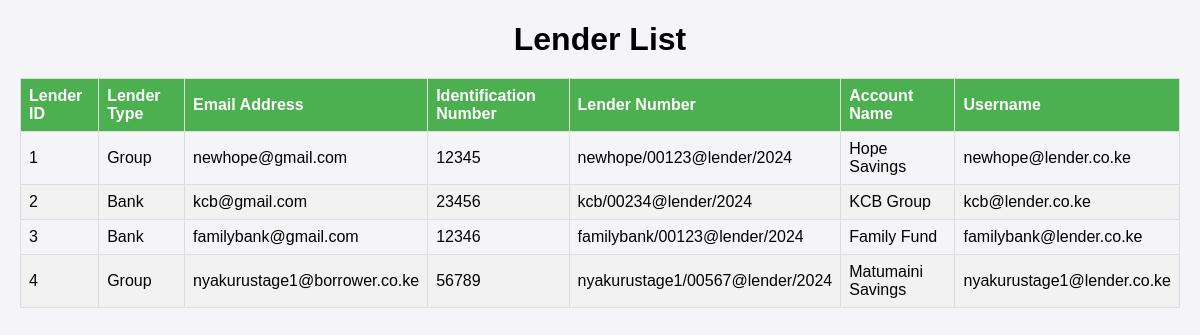
Screenshot of /Linker/lenders/list/ with the database file from the repository.
### lender/models.py (models this page shows, shortened)
class Lender(models.Model):
    lender_id = models.AutoField(primary_key=True, unique=True)
    LENDER_TYPE_CHOICES = [
        ('bank', 'Bank'),
        ('group', 'Group'),
    ]
    lender_type = models.CharField(max_length=20, choices=LENDER_TYPE_CHOICES)
    email_address = models.EmailField(unique=True, max_length=50, help_text="Enter Email Address")
    lender_id_no = models.DecimalField(max_digits=8, decimal_places=0, unique=True, validators=[validate_lender_id],help_text="Enter Identification Number:")
    lender_no = models.CharField(max_length=100, help_text="Enter Lender Number:", blank=True)
    account_no = models.ForeignKey(Account, on_delete=models.CASCADE, help_text="Choose Account Number")
    username = models.CharField(max_length=50, help_text="Enter Username", blank=True)

class Account(models.Model):
    account_no = models.DecimalField(max_digits=50, decimal_places=0, primary_key=True, help_text="Enter Account Number")
    account_name = models.CharField(max_length=100, help_text="Enter Account Name")
    account_bal = models.DecimalField(max_digits=20, decimal_places=2, help_text="Enter Account Balance")
    def __str__(self):
        return self.account_name

### lender/views.py (the view)
# urls.py: path('lenders/list/', LenderListView.as_view(), name='lender-list'),
class LenderListView(ListView):
    model = Lender
    template_name = 'lenders_list.html'  # Specify your template name here
    context_object_name = 'lenders'  # The name of the list in the template context
    def get_queryset(self):
        return Lender.objects.all()

### lender/templates/lenders_list.html (shortened to what this page needs)
<!DOCTYPE html>
<html lang="en">
<head>
</head>
<body>
    <h1>Lender List</h1>
    <table>
        <thead>
            <tr>
                <th>Lender ID</th>
                <th>Lender Type</th>
                <th>Email Address</th>
                <th>Identification Number</th>
                <th>Lender Number</th>
                <th>Account Name</th>
                <th>Username</th>
            </tr>
        </thead>
        <tbody>
            {% for lender in lenders %}
            <tr>
                <td>{{ lender.lender_id }}</td>
                <td>{{ lender.get_lender_type_display }}</td>
                <td>{{ lender.email_address }}</td>
                <td>{{ lender.lender_id_no }}</td>
                <td>{{ lender.lender_no }}</td>
                <td>{{ lender.account_no }}</td>
                <td>{{ lender.username }}</td>
            </tr>
            {% empty %}
            <tr>
                <td colspan="7">No lenders found.</td>
            </tr>
            {% endfor %}
        </tbody>
    </table>
</body>
</html>

### lender/templates/lenders_list.html (style rules this page uses)
body { font-family: Arial, sans-serif; margin: 20px; padding: 0; background-color: #f4f4f9; }
h1 { text-align: center; margin-bottom: 20px; }
table { width: 100%; border-collapse: collapse; margin: 0 auto; }
th, td { border: 1px solid #ddd; padding: 8px; text-align: left; }
th { background-color: #4CAF50; color: white; font-weight: bold; }
tr:nth-child(even) { background-color: #f2f2f2; }

### rows the page displays
Lender: lender_id "1", lender_type "Group", email_address "newhope@gmail.com", lender_id_no "12345", lender_no "newhope/00123@lender/2024", account_no "Hope Savings", username "newhope@lender.co.ke"
Lender: lender_id "2", lender_type "Bank", email_address "kcb@gmail.com", lender_id_no "23456", lender_no "kcb/00234@lender/2024", account_no "KCB Group", username "kcb@lender.co.ke"
Lender: lender_id "3", lender_type "Bank", email_address "familybank@gmail.com", lender_id_no "12346", lender_no "familybank/00123@lender/2024", account_no "Family Fund", username "familybank@lender.co.ke"
Lender: lender_id "4", lender_type "Group", email_address "nyakurustage1@borrower.co.ke", lender_id_no "56789", lender_no "nyakurustage1/00567@lender/2024", account_no "Matumaini Savings", username "nyakurustage1@lender.co.ke"
